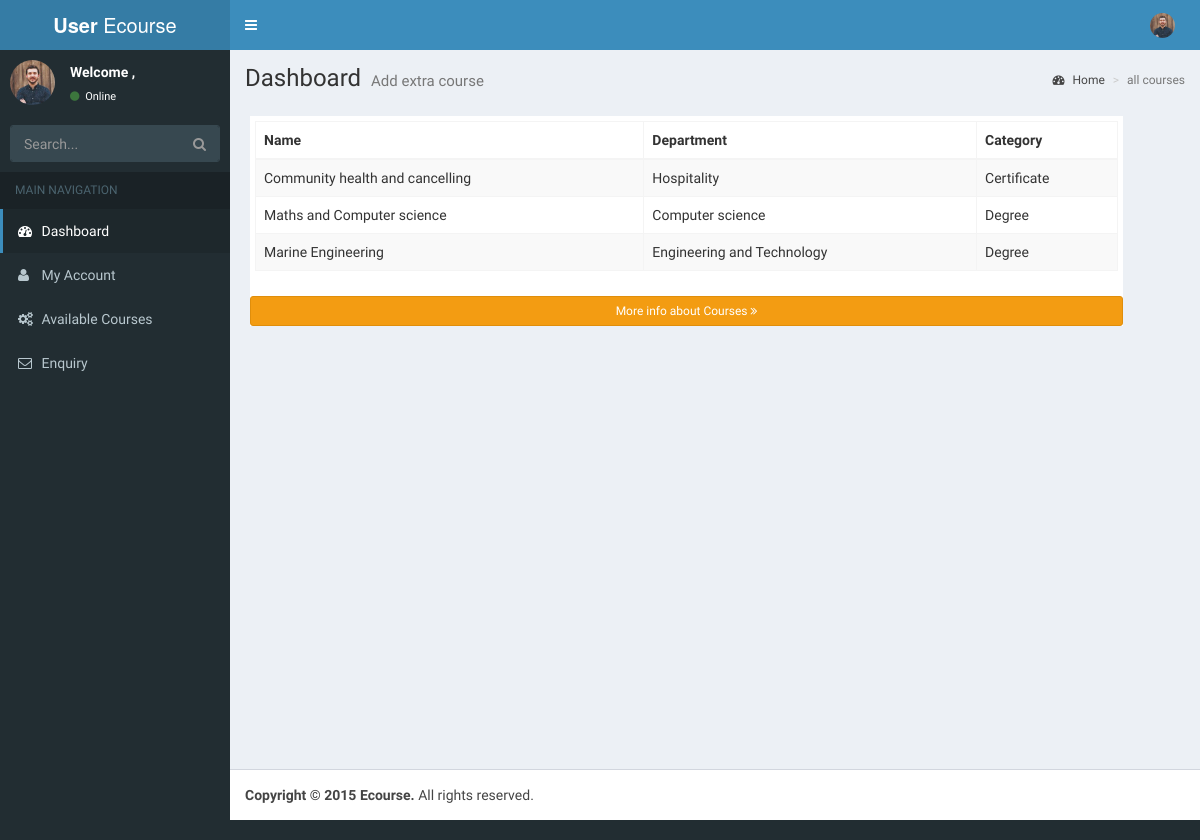
Page /all_courses.php on the earlier database version.
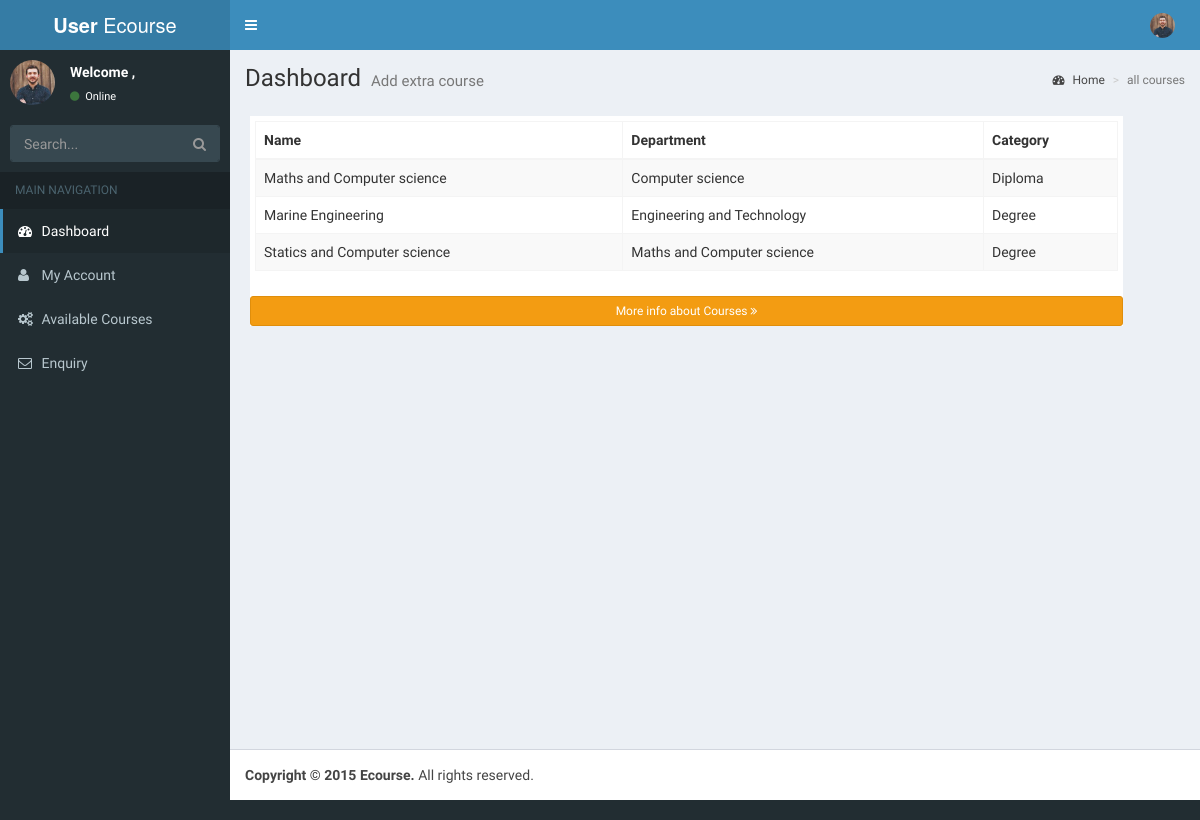
Same page on the later database version.
### tables this page shows
CREATE TABLE IF NOT EXISTS `courses` (
  `id` int(10) NOT NULL AUTO_INCREMENT,
  `name` varchar(100) NOT NULL,
  `department` varchar(100) NOT NULL,
  `category` varchar(100) NOT NULL,
  PRIMARY KEY (`id`)
);

### all_courses.php (the view, shortened to what this page needs)
<?php
  include('layout/sidebar.php')
?>
  <div class="content-wrapper">
    <section class="content-header">
      <h1>
        Dashboard
        <small>Add extra course</small>
      </h1>
      <ol class="breadcrumb">
        <li><a href="#"><i class="fa fa-dashboard"></i> Home</a></li>
        <li class="active">all courses</li>
      </ol>
    </section>
        <div class="courses_outer">
             <div class="course_table">
                    <table id="example" class="table table-striped table-bordered display">
                        <thead class="table_header">
                          <tr>
                            <th>Name</th>
                            <th>Department</th>
                            <th>Category</th>
                          </tr>
                        </thead>
                        <tbody>
                          <?php
                              $sql_query="SELECT * FROM courses";
                              $result_set=mysql_query($sql_query);
                              while($row=mysql_fetch_row($result_set))
                             {
                                ?>
                             <tr>
                              <td><?php echo $row[1]; ?></td>
                              <td><?php echo $row[2]; ?></td>
                              <td><?php echo $row[3]; ?></td>
                            </tr>
                             <?php
                                  }
                                ?>
                        </tbody>
                    </table>
                 </div>
                 <td> <button class="btn btn-block btn-warning btn-sm" data-toggle="modal" data-target=".bs-example-modal-lg">More info about Courses <div class="fa fa-angle-double-right "></div> </button>
                              </td>
        </div>
   </div>
<?php
  require('layout/members_pagefooter.php')
?>

Differences in the rows shown:
removed courses: name "Community health and cancelling", department "Hospitality", category "Certificate"
changed courses "Computer science": category "Degree" → "Diploma"
added courses: name "Statics and Computer science", department "Maths and Computer science", category "Degree"
